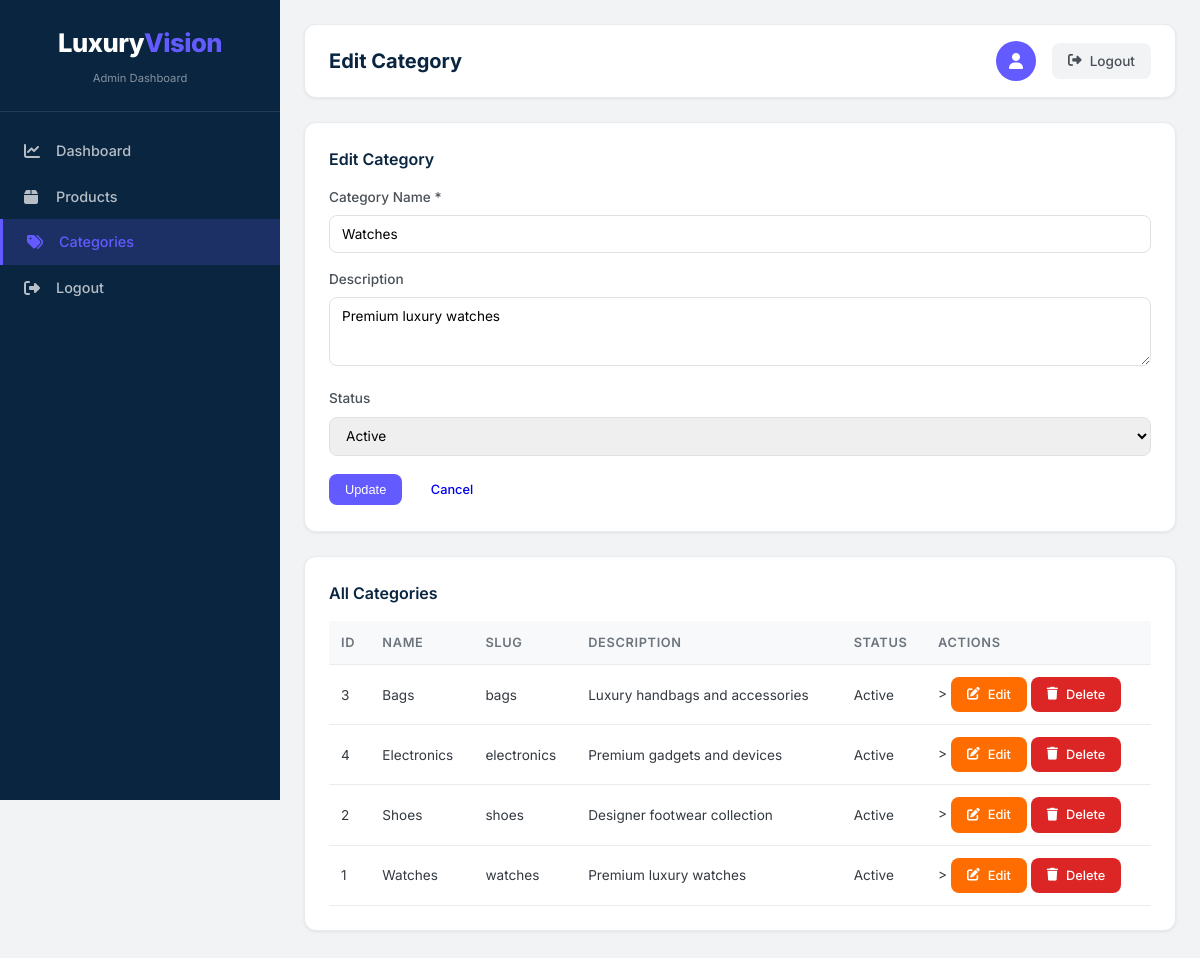
The page /admin/categories.php?edit=1 (signed in) on the database its author committed.
### tables this page shows
CREATE TABLE IF NOT EXISTS categories (
    id INT AUTO_INCREMENT PRIMARY KEY,
    name VARCHAR(100) NOT NULL,
    slug VARCHAR(100) NOT NULL UNIQUE,
    description TEXT,
    status TINYINT DEFAULT 1,
    created_at TIMESTAMP DEFAULT CURRENT_TIMESTAMP,
    updated_at TIMESTAMP DEFAULT CURRENT_TIMESTAMP ON UPDATE CURRENT_TIMESTAMP
);

### includes/config.php (called while the page is built, shortened)
<?php
function sanitize($input) {
    return htmlspecialchars($input, ENT_QUOTES, 'UTF-8');
}
?>

### admin/categories.php (the view, shortened to what this page needs)
<?php
require_once __DIR__ . '/../includes/config.php';
$db = getDB();
$editCat = null;
if (isset($_GET['edit'])) {
    $stmt = $db->prepare("SELECT * FROM categories WHERE id = ?");
    $stmt->execute([$_GET['edit']]);
    $editCat = $stmt->fetch();
}
$categories = $db->query("SELECT * FROM categories ORDER BY name")->fetchAll();
include 'layout_head.php';
?>
<div class="card">
    <h3><?= $editCat ? 'Edit Category' : 'Add New Category' ?></h3>
    <form method="POST">
        <div class="form-group">
            <label>Category Name *</label>
            <input type="text" name="name" required value="<?= $editCat ? sanitize($editCat['name']) : '' ?>">
        </div>
        <div class="form-group">
            <label>Description</label>
            <textarea name="description" rows="3"><?= $editCat ? sanitize($editCat['description']) : '' ?></textarea>
        </div>
        <div class="form-group">
            <label>Status</label>
            <select name="status">
                <option value="1" <?= $editCat && $editCat['status'] == 1 ? 'selected' : '' ?>>Active</option>
            </select>
        </div>
        <button type="submit" class="btn btn-primary"><?= $editCat ? 'Update' : 'Add Category' ?></button>
        <?php if ($editCat): ?>
            <a href="categories.php" class="btn" style="margin-left:0.5rem;">Cancel</a>
        <?php endif; ?>
    </form>
</div>
<div class="card">
    <h3>All Categories</h3>
    <?php if ($categories): ?>
    <table>
        <thead>
            <tr><th>ID</th><th>Name</th><th>Slug</th><th>Description</th><th>Status</th><th>Actions</th></tr>
        </thead>
        <tbody>
            <?php foreach ($categories as $c): ?>
            <tr>
                <td><?= $c['id'] ?></td>
                <td><?= sanitize($c['name']) ?></td>
                <td><?= $c['slug'] ?></td>
                <td><?= sanitize($c['description']) ?></td>
                <td><?= $c['status'] ? 'Active' : 'Inactive' ?></td>
                <td>>
                    <a href="categories.php?edit=<?= $c['id'] ?>" class="btn btn-edit"><i class="fas fa-edit"></i> Edit</a>
                    <a href="categories.php?delete=<?= $c['id'] ?>" class="btn btn-delete" onclick="return confirm('Delete this category?')"><i class="fas fa-trash"></i> Delete</a>
                </td>
            </tr>
            <?php endforeach; ?>
        </tbody>
    </table>
    <?php else: ?>
    <p>No categories yet. Add your first category above.</p>
    <?php endif; ?>
</div>
<?php include 'layout_foot.php'; ?>

### admin/layout_head.php (style rules this page uses)
* { margin: 0; padding: 0; box-sizing: border-box; }
:root { --primary: #0a2540; --primary-dark: #051a2c; --secondary: #635bff; --secondary-dark: #4c44cc; --accent: #00b4d8; --success: #00c853; --warning: #ff6d00; --danger: #dc2626; --gray-50: #f8f9fa; --gray-100: #f1f3f5; --gray-200: #e9ecef; --gray-300: #dee2e6; --gray-400: #ced4da; --gray-500: #adb5bd; --gray-600: #6c757d; --gray-700: #495057; --gray-800: #343a40; --gray-900: #212529; --white: #ffffff; --shadow-sm: 0 1px 3px rgba(0,0,0,0.08); --shadow: 0 4px 12px rgba(0,0,0,0.08); --shadow-lg: 0 12px 36px rgba(0,0,0,0.12); --radius: 12px; --radius-lg: 16px; }
body { font-family: 'Inter', sans-serif; background: var(--gray-100); color: var(--gray-800); line-height: 1.5; }
.card { background: var(--white); border-radius: var(--radius); padding: 1.5rem; margin-bottom: 1.5rem; box-shadow: var(--shadow-sm); border: 1px solid var(--gray-200); }
.card h3 { font-size: 1rem; font-weight: 600; margin-bottom: 1rem; color: var(--primary); display: flex; align-items: center; gap: 0.5rem; }
table { width: 100%; border-collapse: collapse; }
th, td { padding: 0.75rem; text-align: left; border-bottom: 1px solid var(--gray-200); }
th { background: var(--gray-50); font-weight: 600; font-size: 0.8rem; text-transform: uppercase; letter-spacing: 0.05em; color: var(--gray-600); }
td { font-size: 0.85rem; }
.btn { padding: 0.5rem 1rem; border: none; border-radius: 8px; cursor: pointer; font-size: 0.8rem; font-weight: 500; transition: all 0.2s; text-decoration: none; display: inline-flex; align-items: center; gap: 0.5rem; }
.btn-primary { background: var(--secondary); color: white; }
.btn-edit { background: var(--warning); color: white; }
.btn-delete { background: var(--danger); color: white; }
.form-group { margin-bottom: 1rem; }
.form-group label { display: block; margin-bottom: 0.5rem; font-weight: 500; font-size: 0.85rem; color: var(--gray-700); }
.form-group input, .form-group select, .form-group textarea { width: 100%; padding: 0.6rem 0.75rem; border: 1px solid var(--gray-300); border-radius: 8px; font-size: 0.85rem; font-family: 'Inter', sans-serif; transition: all 0.2s; }

### rows shown on the page
categories: name "Watches", description "Premium luxury watches", status "Active", id "1", slug "watches"
categories: id "3", name "Bags", slug "bags", description "Luxury handbags and accessories", status "Active"
categories: id "4", name "Electronics", slug "electronics", description "Premium gadgets and devices", status "Active"
categories: id "2", name "Shoes", slug "shoes", description "Designer footwear collection", status "Active"

### other values the page prints
$page_title "Edit Category"
